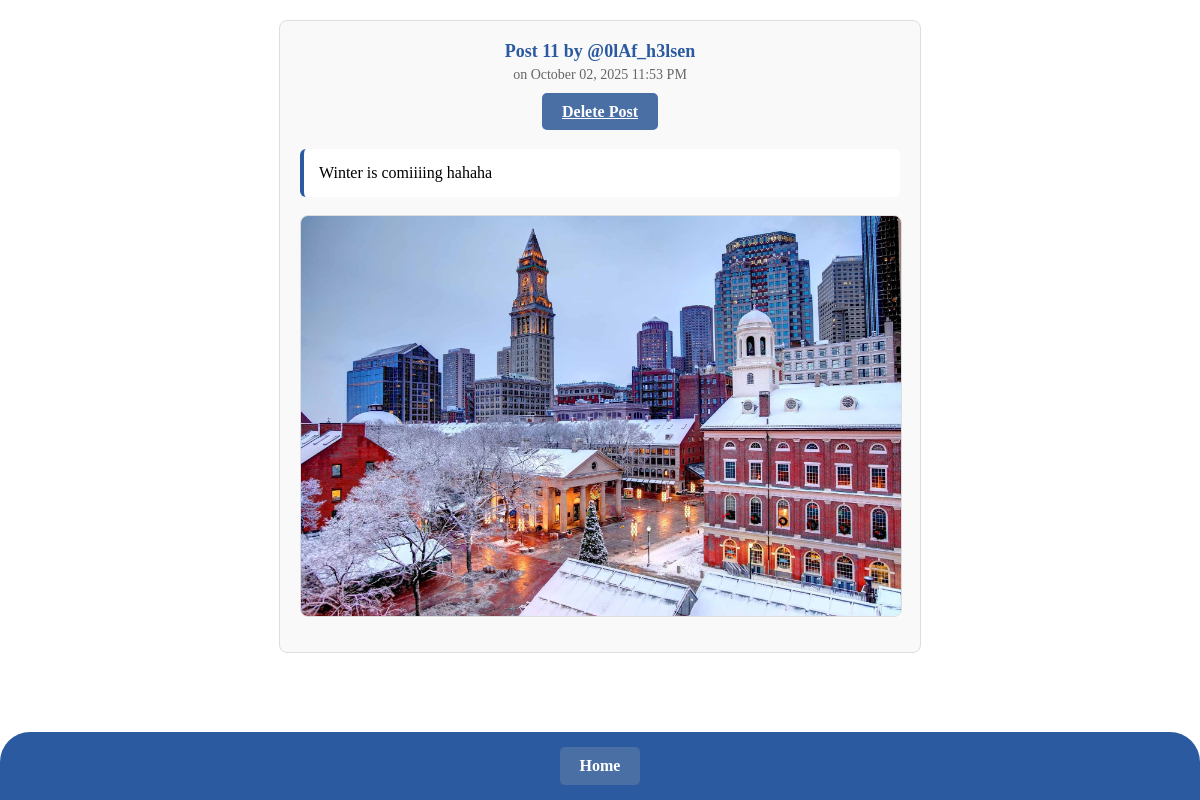
The app's page /mini_insta/post/11 with its own data.
### mini_insta/models.py (models this page shows, shortened)
class Post(models.Model):
    profile = models.ForeignKey(Profile, on_delete=models.CASCADE)  # The profile that created the post
    timestamp = models.DateTimeField(auto_now=True)
    caption = models.TextField(blank=True)
    def get_all_photos(self):
        photos = Photo.objects.filter(post=self)
        return photos

class Profile(models.Model):
    username = models.TextField(blank=True)
    display_name = models.TextField(blank=True)
    profile_image_url = models.URLField(blank=True)
    bio_text = models.TextField(blank=True)
    join_date = models.DateTimeField(auto_now=True)

class Photo(models.Model):
    post = models.ForeignKey(Post, on_delete=models.CASCADE)  # The post this photo belongs to
    image_url = models.URLField(blank=True)
    timestamp = models.DateTimeField(auto_now=True)
    image_file = models.ImageField(blank=True)
    def get_image_url(self):
        if self.image_url:
            return self.image_url
        elif self.image_file:
            return self.image_file.url
        else:
            return None

### mini_insta/views.py (the view)
# urls.py: path(r'post/<int:pk>', PostDetailView.as_view(), name="show_post"),
class PostDetailView(DetailView):
    model = Post
    template_name = "mini_insta/show_post.html"
    context_object_name = "post"

### mini_insta/templates/mini_insta/show_post.html
{% extends 'mini_insta/base.html' %}
{% block content %}
<div class="post-detail">
    <div class="post-header">
        <div class="post-profile">Post {{post.pk}} by @{{ post.profile.username }}</div>
        <div class="post-timestamp">on {{ post.timestamp|date:"F d, Y g:i A" }}</div>
    </div>
    <div class="form-actions">
        <a href="{% url 'delete_post' pk=post.pk %}" class="submit-btn">Delete Post</a>
    </div>
    <br>
    <div class="post-caption">{{ post.caption }}</div><br>
    <div class="post-content">
        {% for photo in post.get_all_photos %}
            <img src="{{ photo.get_image_url }}" class="post-image">
        {% endfor %}
    </div>
</div>
{% endblock %}

### static/styles-2.css (style rules this page uses)
html, body { margin: 0; padding: 0; }
body { margin-bottom: 60px; }
.post-detail { max-width: 600px; margin: 20px auto; padding: 20px; background-color: #f9f9f9; border-radius: 8px; border: 1px solid #ddd; }
.post-header { text-align: center; margin-bottom: 20px; }
.post-profile { font-size: 18px; font-weight: bold; color: #2c5aa0; margin-bottom: 5px; }
.post-timestamp { color: #666; font-size: 14px; }
.post-content { text-align: center; }
.post-image { width: 100%; height: auto; max-height: 400px; object-fit: cover; border-radius: 8px; margin-bottom: 15px; border: 1px solid #ddd; }
.post-caption { background-color: white; padding: 15px; border-radius: 6px; border-left: 4px solid #2c5aa0; text-align: left; margin-top: 10px; }
.form-actions { text-align: center; margin-top: 20px; }
.submit-btn { background: #4a6fa5; color: white; border: none; padding: 10px 20px; border-radius: 5px; cursor: pointer; font-size: 16px; font-weight: bold; }

### records on screen
Post: pk "11", profile.username "0lAf_h3lsen", timestamp "October 02, 2025 11:53 PM", caption "Winter is comiiiing hahaha"
Photo: get_image_url (picture)
